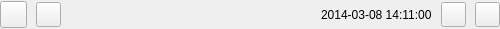
<?xml version="1.0" encoding="UTF-8"?>
<ui version="4.0">
 <class>VSCToolBar</class>
 <widget class="QWidget" name="VSCToolBar">
  <property name="geometry">
   <rect>
    <x>0</x>
    <y>0</y>
    <width>500</width>
    <height>29</height>
   </rect>
  </property>
  <property name="maximumSize">
   <size>
    <width>100000</width>
    <height>60</height>
   </size>
  </property>
  <property name="windowTitle">
   <string>VSC</string>
  </property>
  <property name="windowIcon">
   <iconset resource="vscmainwindows.qrc">
    <normaloff>:/logo/resources/vscsmall.jpg</normaloff>:/logo/resources/vscsmall.jpg</iconset>
  </property>
  <property name="styleSheet">
   <string notr="true"/>
  </property>
  <layout class="QGridLayout" name="gridLayout">
   <property name="leftMargin">
    <number>0</number>
   </property>
   <property name="topMargin">
    <number>0</number>
   </property>
   <property name="rightMargin">
    <number>0</number>
   </property>
   <property name="bottomMargin">
    <number>0</number>
   </property>
   <property name="spacing">
    <number>0</number>
   </property>
   <item row="0" column="0">
    <layout class="QHBoxLayout" name="horizontalLayout">
     <property name="spacing">
      <number>9</number>
     </property>
     <item>
      <widget class="QPushButton" name="pbSetting">
       <property name="minimumSize">
        <size>
         <width>27</width>
         <height>27</height>
        </size>
       </property>
       <property name="maximumSize">
        <size>
         <width>27</width>
         <height>27</height>
        </size>
       </property>
       <property name="toolTip">
        <string>&lt;html&gt;&lt;head/&gt;&lt;body&gt;&lt;p&gt;TODO next version&lt;/p&gt;&lt;/body&gt;&lt;/html&gt;</string>
       </property>
       <property name="text">
        <string/>
       </property>
       <property name="icon">
        <iconset resource="vscmainwindows.qrc">
         <normaloff>:/action/resources/setting.png</normaloff>:/action/resources/setting.png</iconset>
       </property>
       <property name="iconSize">
        <size>
         <width>25</width>
         <height>25</height>
        </size>
       </property>
      </widget>
     </item>
     <item>
      <widget class="QPushButton" name="pbAlarm">
       <property name="enabled">
        <bool>true</bool>
       </property>
       <property name="minimumSize">
        <size>
         <width>25</width>
         <height>25</height>
        </size>
       </property>
       <property name="maximumSize">
        <size>
         <width>25</width>
         <height>25</height>
        </size>
       </property>
       <property name="toolTip">
        <string>&lt;html&gt;&lt;head/&gt;&lt;body&gt;&lt;p&gt;TODO next version &lt;/p&gt;&lt;/body&gt;&lt;/html&gt;</string>
       </property>
       <property name="text">
        <string/>
       </property>
       <property name="icon">
        <iconset resource="vscmainwindows.qrc">
         <normaloff>:/action/resources/alarm.jpg</normaloff>:/action/resources/alarm.jpg</iconset>
       </property>
       <property name="iconSize">
        <size>
         <width>25</width>
         <height>25</height>
        </size>
       </property>
      </widget>
     </item>
     <item>
      <spacer name="horizontalSpacer">
       <property name="orientation">
        <enum>Qt::Horizontal</enum>
       </property>
       <property name="sizeHint" stdset="0">
        <size>
         <width>40</width>
         <height>20</height>
        </size>
       </property>
      </spacer>
     </item>
     <item>
      <widget class="QLabel" name="time">
       <property name="text">
        <string>2014-03-08 14:11:00</string>
       </property>
      </widget>
     </item>
     <item>
      <widget class="QPushButton" name="pbFullScreen">
       <property name="minimumSize">
        <size>
         <width>25</width>
         <height>25</height>
        </size>
       </property>
       <property name="maximumSize">
        <size>
         <width>25</width>
         <height>25</height>
        </size>
       </property>
       <property name="toolTip">
        <string>&lt;html&gt;&lt;head/&gt;&lt;body&gt;&lt;p&gt;FullScreen&lt;/p&gt;&lt;/body&gt;&lt;/html&gt;</string>
       </property>
       <property name="text">
        <string/>
       </property>
       <property name="icon">
        <iconset resource="vscmainwindows.qrc">
         <normaloff>:/action/resources/view-fullscreen.png</normaloff>:/action/resources/view-fullscreen.png</iconset>
       </property>
       <property name="iconSize">
        <size>
         <width>25</width>
         <height>25</height>
        </size>
       </property>
      </widget>
     </item>
     <item>
      <widget class="QPushButton" name="pbAbout">
       <property name="minimumSize">
        <size>
         <width>25</width>
         <height>25</height>
        </size>
       </property>
       <property name="maximumSize">
        <size>
         <width>25</width>
         <height>25</height>
        </size>
       </property>
       <property name="toolTip">
        <string>&lt;html&gt;&lt;head/&gt;&lt;body&gt;&lt;p&gt;About&lt;/p&gt;&lt;/body&gt;&lt;/html&gt;</string>
       </property>
       <property name="text">
        <string/>
       </property>
       <property name="icon">
        <iconset resource="vscmainwindows.qrc">
         <normaloff>:/logo/resources/vscsmall.jpg</normaloff>:/logo/resources/vscsmall.jpg</iconset>
       </property>
       <property name="iconSize">
        <size>
         <width>25</width>
         <height>25</height>
        </size>
       </property>
      </widget>
     </item>
    </layout>
   </item>
  </layout>
 </widget>
 <resources>
  <include location="vscmainwindows.qrc"/>
 </resources>
 <connections/>
</ui>
